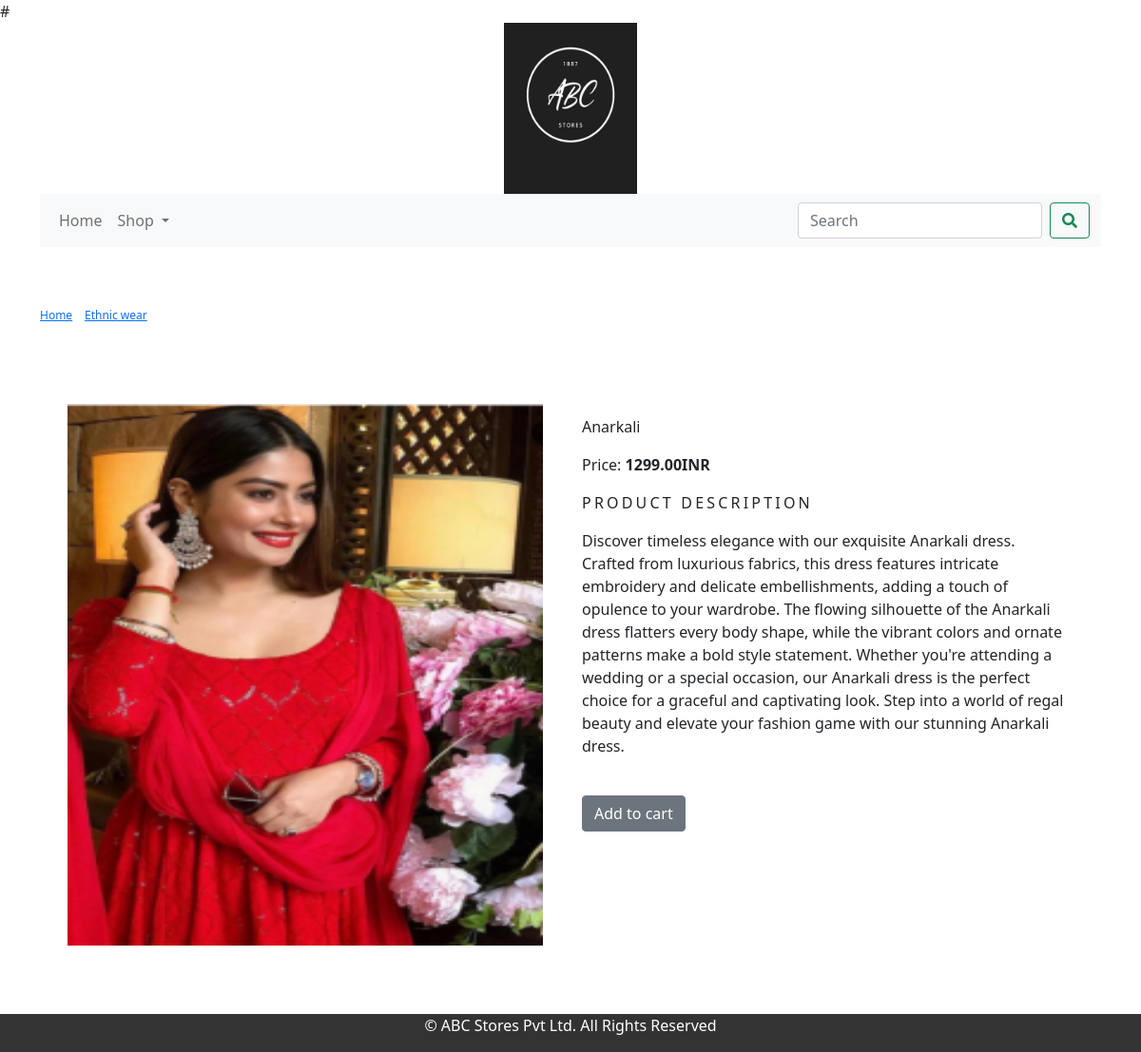
Page /shop/ethnic-wear/anarkali/ on the committed database.
### shop/models.py (models this page shows, shortened)
class Product(models.Model):
    name= models.CharField(max_length=250,unique=True)
    slug= models.SlugField(max_length=250,unique=True)
    desc= models.TextField(blank=True)
    price= models.DecimalField(max_digits=10,decimal_places=2)
    category= models.ForeignKey(Category,on_delete=models.CASCADE)
    image= models.ImageField(upload_to='product',blank=True)
    stock= models.IntegerField()
    available= models.BooleanField(default=True)
    created= models.DateTimeField(auto_now_add=True)
    updated= models.DateTimeField(auto_now=True)
    class Meta:
        ordering= ('name', )
        verbose_name= 'product'
        verbose_name_plural= 'products'

class Category(models.Model):
    name= models.CharField(max_length=250,unique=True)
    slug= models.SlugField(max_length=250,unique=True)
    desc= models.TextField(blank=True)
    image= models.ImageField(upload_to='category',blank=True)
    class Meta:
        ordering= ('name', )
        verbose_name= 'category'
        verbose_name_plural= 'categories'
    def get_url(self):
        return reverse('shop:products_by_category',args=[self.slug])
    def __str__(self):
        return '{}'.format(self.name)

### shop/views.py (the view)
# urls.py: path('<slug:c_slug>/<slug:product_slug>/',views.proDetail, name= 'prodCatDetail'),
def proDetail(request,c_slug,product_slug):
    try:
        product=Product.objects.get(category__slug=c_slug,slug=product_slug)
    except Exception as e:
        raise e
    return render(request,'product.html',{'product':product})

### cart/context_processors.py (called while the page is built)
def counter(request):
    item_count=0
    if 'admin' in request.path:
        return {}
    else:
        try:
            cart=Cart.objects.filter(cart_id=_cart_id(request))
            cart_items=CartItem.objects.all().filter(cart=cart[:1])
            for cart_item in cart_items:
                item_count += cart_item.quantity
        except Cart.DoesNotExist:
            item_count = 0
    return dict(item_count=item_count)

### cart/views.py (called while the page is built)
def _cart_id(request):
    cart= request.session.session_key
    if not cart:
        cart= request.session.create()
    return cart

### shop/context_processors.py (called while the page is built)
def menu_links(request):
    links=Category.objects.all()
    return dict(links=links)

### templates/product.html (shortened to what this page needs)
{% extends 'base.html' %}
{% load static %}
{% block body %}
<div class="row my_prod_row_class">
  <div class="mx-auto">
    <p><a href="{% url 'shop:allProdCat' %}">Home</a> | <a href="{{product.category.get_url}}">{{product.category}}</a> | {{product.name}}</p>
  </div>
</div><br>
<div class="container">
    <br>
 <div class="row">
    <div class="col-12 col-sm-12 col-md-12 col-lg-6 text-center">
        <div style="min-width: 18rem">
            <img src="{{product.image.url}}" alt="{{product.name}}" width="500" height="570">
        </div>
    </div>
        <div class="col-12 col-sm-12 col-md-12 col-lg-6">
            <h1 class="my_prod_title">{{product.name}}</h1>
            <p>Price:<b> {{product.price}}INR</b></p>
            <p class="my_title">Product Description</p>
            <p class="text-justify my_prod_text">{{product.desc}}</p>
            {% if product.stock <= 0 %}
              <p class="text-justify my_prod_text"><b>Sorry, Out of stock!</b></p>
            {% else %}
              <br><a class="btn btn-secondary" href="{% url 'cart:add_cart' product.id %}">Add to cart</a>
            {% endif %}
        </div>
 </div>
</div>    <br><br>
{% endblock %}

### static/css/custom.css (style rules this page uses)
body { font-family: 'Roboto', sans-serif; }
.my_title { font-size: 16px; text-transform: uppercase; letter-spacing: .2em; }
.my_prod_row_class { padding-top: 15px; padding-bottom: 20px; }
.my_prod_row_class .mx-auto { color: #0000; font-size: 12px; text-decoration: none; }
.my_prod_title { font-size: 16px; text-transform: uppercase: letter-spacing: .2em; padding-top: 15px; padding-bottom: 10px; }
.my_prod_text { padding-right: 20px; }

### templates/footer.html (style rules this page uses)
body { margin: 0; bottom: 0; padding: 0; min-height: 100vh; display: flex; flex-direction: column; }

### rows in the picture
Product: category "Ethnic wear", image (picture), name "Anarkali", price "1299.00", desc "Discover timeless elegance with our exquisite Anarkali dress. Crafted from luxurious fabrics, this dress features intricate embroidery and delicate embellishments, adding a touch of opulence to your wardrobe. The flowing silhouette of the Anarkali dress flatters every body shape, while the vibrant colors and ornate patterns make a bold style statement. Whether you're attending a wedding or a special occasion, our Anarkali dress is the perfect choice for a graceful and captivating look. Step into a world of regal beauty and elevate your fashion game with our stunning Anarkali dress."
